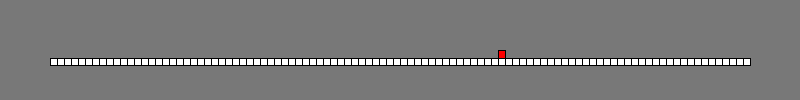
Frame 1 (no input)
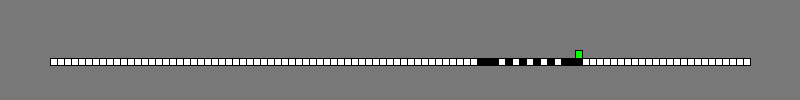
Frame 60 (the mouse pressed at the canvas centre just before this capture)
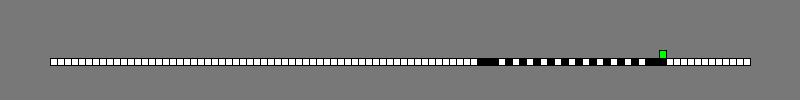
Frame 120 (the mouse held since frame 60 and released just before this capture)

The Processing sketch that drew these frames (run headless with seeded random() and noise(); from frame 60 on, the mouse is pressed at the canvas centre):

// Processing sketch: turingMachine
// ── turingMachine.pde
/*
TURING MACHINE SIMULATOR
MIT License
Copyright (c) 2016 Tom Schofield

Permission is hereby granted, free of charge, to any person obtaining a copy of this software and associated documentation files (the "Software"), 
to deal in the Software without restriction, including without limitation the rights to use, copy, modify, merge, publish, distribute, sublicense, 
and/or sell copies of the Software, and to permit persons to whom the Software is furnished to do so, subject to the following conditions:

The above copyright notice and this permission notice shall be included in all copies or substantial portions of the Software.

THE SOFTWARE IS PROVIDED "AS IS", WITHOUT WARRANTY OF ANY KIND, EXPRESS OR IMPLIED, INCLUDING BUT NOT LIMITED TO THE WARRANTIES OF MERCHANTABILITY, 
FITNESS FOR A PARTICULAR PURPOSE AND NONINFRINGEMENT. IN NO EVENT SHALL THE AUTHORS OR COPYRIGHT HOLDERS BE LIABLE FOR ANY CLAIM, DAMAGES OR OTHER LIABILITY, 
WHETHER IN AN ACTION OF CONTRACT, TORT OR OTHERWISE, ARISING FROM, OUT OF OR IN CONNECTION WITH THE SOFTWARE OR THE USE OR OTHER DEALINGS IN THE SOFTWARE.

*/

///follows machine descriptions at http://rosettacode.org/wiki/Universal_Turing_machine as a Three-state busy beaver


//here we've got a list of booleans (yes/no) 
boolean tape [];
int w;
int borderSize;
int headIndex;

//here we're setting the original state of the machine to 'a'
String headState = "a";

void setup() {
  
  size(800, 100);
  frameRate(25);
  borderSize = 50;
  
  
  tape = new boolean[100];
  headIndex = (int) random(tape.length);
  w = (width - (2*borderSize))/tape.length;
  fillTapeEmpty();
}

void draw() {
  background(120);
  drawHead(50);
  drawTape(w, 7, borderSize, 58);
  rule();
}

///
void fillTapeEmpty() {
  ///for loop - go through the whole tape and set all the positions to false
  for (int i=0; i<tape.length; i++) {
      tape[i] = false;
  }
}
void drawHead(int y) {
  if (headState.equals("a")) {
    fill(255, 0, 0);
  } else if (headState.equals("b")) { 
    fill(0, 255, 0);
  } else if (headState.equals("c")) { 
    fill(0, 255, 255);
  } else if (headState.equals("halt")) { 
    fill(0, 255, 255);
  }

  int xPos = borderSize + (headIndex * w);
  rect(xPos, y, w, 8);
}


void rule() {

  if (headState.equals("a") && !tape[headIndex]) {
    tape[headIndex] = true; 
    headState = "b";
    headIndex++;
  } else if (headState.equals("a") && tape[headIndex] ) {
    tape[headIndex] = true; 
    headState = "c";
    headIndex--;
  } 
   else if (headState.equals("b") && !tape[headIndex] ) {
    tape[headIndex] = true; 
    headState = "a";
    headIndex--;
  } 
   else if (headState.equals("b") && tape[headIndex] ) {
    tape[headIndex] = true; 
    headState = "b";
    headIndex++;
  } 
   else if (headState.equals("c") && !tape[headIndex] ) {
    tape[headIndex] = true; 
    headState = "b";
    headIndex--;
  } 
   else if (headState.equals("c") && tape[headIndex] ) {
    tape[headIndex] = false; 
    headState = "c";
    headIndex ++;
    //headIndex--;
  } 










  if (headIndex <0) {
    headIndex = tape.length-1;
  } else if (headIndex >=tape.length ) {
    headIndex = 0;
  }
}

void drawTape(int cellWidth, int cellHeight, int x, int y) {
  pushMatrix();
  translate(x, y);
  for (int i=0; i<tape.length; i++) {

    if (tape[i]) {
      fill(0);
    } else {
      fill(255);
    }
    rect(i*cellWidth, 0, cellWidth, cellHeight);
  }
  popMatrix();
}
